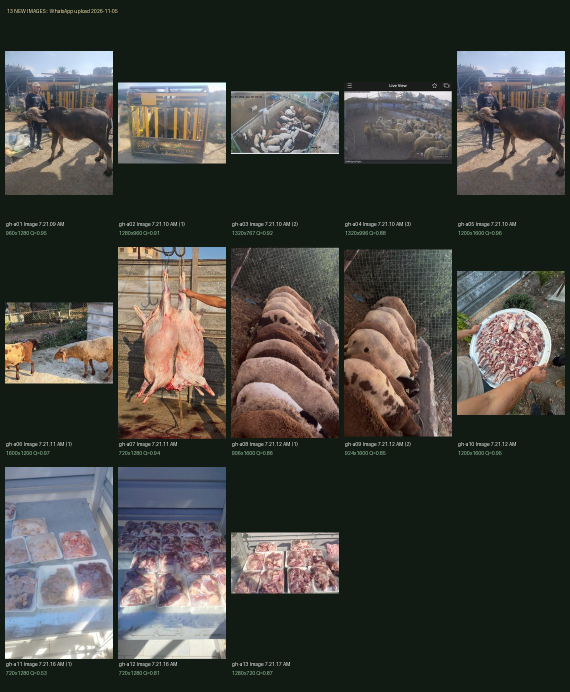
#> input picture التسويق-والإدارة/تسويق/مواد-وهوية/terranex-ops/archive-intake/github-branches/analysis/contact-sheets/ALL-IMAGES-13.jpg, 1140 x 1384 px (shown at 1/2 size)
$ python -i archive_audit.py   (imports and definitions only)
#> lines starting #> are read from the running program, lines starting #| are printed output that depends on the picture
#> further down, picture is the input picture: PIL image 1140x1384 RGB; mean R, G, B 70, 70.3, 64.9
#!/usr/bin/env python3
# -*- coding: utf-8 -*-
"""أداة جرد أرشيف الوسائط الحقيقية — تعمل على ZIP أو على مجلد.

المبادئ:
  • لا تكتب أبدًا على المصدر (ZIP أو ملفات أصلية) — نسخ عمل للقراءة فقط.
  • الملفات التالفة والمكررة تُستبعد من الفهرس المرحلي وتُسجَّل في تقرير.
  • كل ما تُخرجه يذهب إلى مجلد staging منفصل — لا يلمس scene-library الإنتاجية.
  • المقاييس آلية ومعلنة الصيغة؛ التصنيف البشري/البصري يُضاف لاحقًا في حقل منفصل.

الاستخدام:
  python archive_audit.py --zip /path/Archive.zip --out <staging>
  python archive_audit.py --dir /path/media --out <staging> [--glob '*.mp4']
"""
from __future__ import annotations

import argparse
import hashlib
import json
import os
import re
import shutil
import subprocess
import sys
import zipfile
from datetime import datetime, timezone

import numpy as np
from PIL import Image, ImageDraw

sys.path.insert(0, os.path.join(os.path.dirname(os.path.abspath(__file__)), "..", "engine"))
import imageio_ffmpeg  # noqa: E402

# [1 line that did not run here, left out]
VIDEO_EXT = {".mp4", ".mov", ".m4v", ".avi", ".mkv", ".webm", ".3gp"}
IMAGE_EXT = {".jpg", ".jpeg", ".png", ".webp", ".bmp", ".tif", ".tiff", ".heic"}
SCENE_THRESHOLD = 0.30
MIN_SCENE_SEC = 0.80
PREVIEW_W = 360
DHASH_BITS = 64
NEAR_DUP_HAMMING = 6


# [6 lines left out: function sha256_file, not called in this run]


def run(cmd, timeout=600):
    return subprocess.run(cmd, capture_output=True, timeout=timeout)


# ---------------- الاستقبال ----------------
# [88 lines left out: functions safe_extract, enumerate_media, probe, display_geometry, not called in this run]


BENIGN_MUXER = ("non monotonically increasing dts",)


# [70 lines left out: functions decode_check, image_check, detect_cuts, scenes_from_cuts, grab_frame, dhash, not called in this run]


def hamming(a, b):
    return bin(a ^ b).count("1")


def frame_metrics(img):
    a = np.asarray(img.convert("L").resize((480, int(480 * img.height / img.width))), dtype=np.float32)
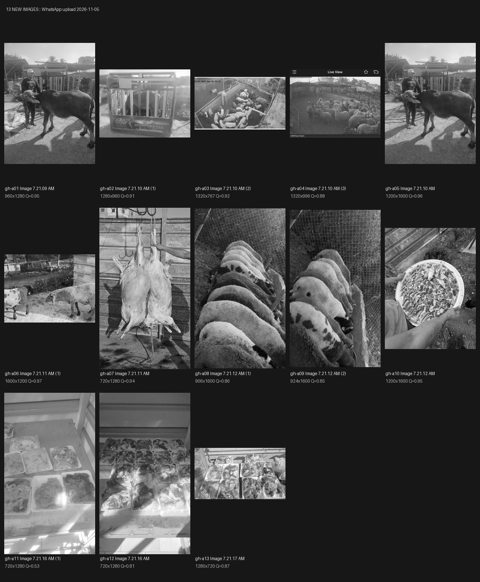
#> a: shape (582, 480) float32; min 2, max 255, mean 69.5
    lap = (-4 * a[1:-1, 1:-1] + a[:-2, 1:-1] + a[2:, 1:-1] + a[1:-1, :-2] + a[1:-1, 2:])
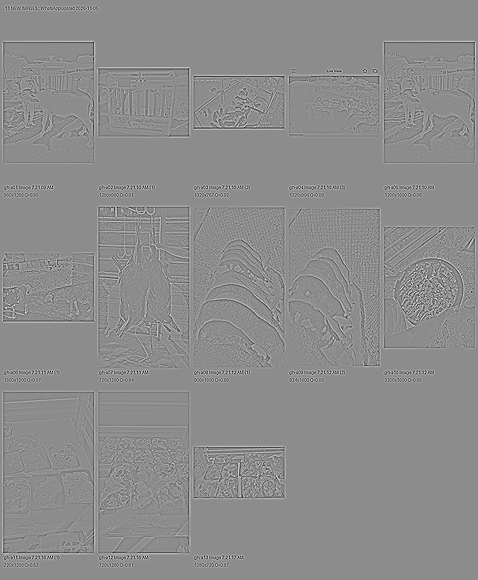
#> lap: shape (580, 478) float32; min -387, max 314, mean 0; drawn with min black and max white
    sharp = float(lap.var())
#> sharp = 1223.3
    rgb = np.asarray(img.resize((160, int(160 * img.height / img.width))), dtype=np.float32)
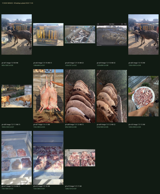
#> rgb: shape (194, 160, 3) float32; mean R, G, B 70, 70.3, 64.9
    colorfulness = float(np.mean(rgb.max(axis=2) - rgb.min(axis=2)))
#> colorfulness = 19.16
    return {
        "sharpness_var": round(sharp, 2),
        "luma_mean": round(float(a.mean()), 2),
        "luma_std": round(float(a.std()), 2),
        "black_clip_share": round(float((a < 8).mean()), 4),
        "white_clip_share": round(float((a > 247).mean()), 4),
        "colorfulness": round(colorfulness, 2),
    }


def crop_retention(w, h, target_ar):
    ar = w / h
    return round(min(ar, target_ar) / max(ar, target_ar), 4)


# [225 lines left out: functions quality_score, motion_estimate, contact_sheet, main, not called in this run]


# [2 lines not run here, left out]

>>> from PIL import Image
>>> picture = Image.open('github-branches/analysis/contact-sheets/ALL-IMAGES-13.jpg')
>>> result = frame_metrics(picture)
#> result = {'sharpness_var': 1223.3, 'luma_mean': 69.52, 'luma_std': 58.71, 'black_clip_share': 0.0002, 'white_clip_share': 0.0014, 'colorfulness': 19.16}

$ run again, on التسويق-والإدارة/تسويق/مواد-وهوية/terranex-ops/archive-intake/github-branches/analysis/previews/AD-2-shot2.jpg
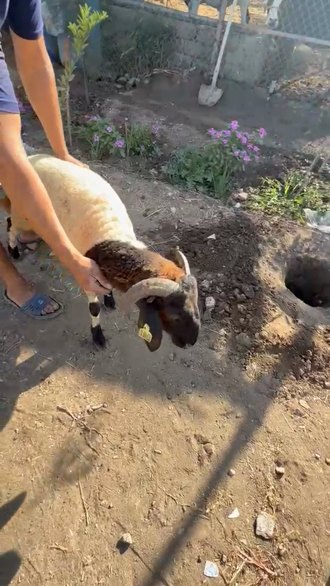
#> input picture التسويق-والإدارة/تسويق/مواد-وهوية/terranex-ops/archive-intake/github-branches/analysis/previews/AD-2-shot2.jpg, 330 x 586 px
#> picture is the input picture: PIL image 330x586 RGB; mean R, G, B 134.2, 119.2, 102.6
#> in frame_metrics, `lap = (-4 * a[1:-1, 1:-1] + a[:-2, 1:-1] + a[2:, 1:-1] + a[1:-1, :-2] ..`:
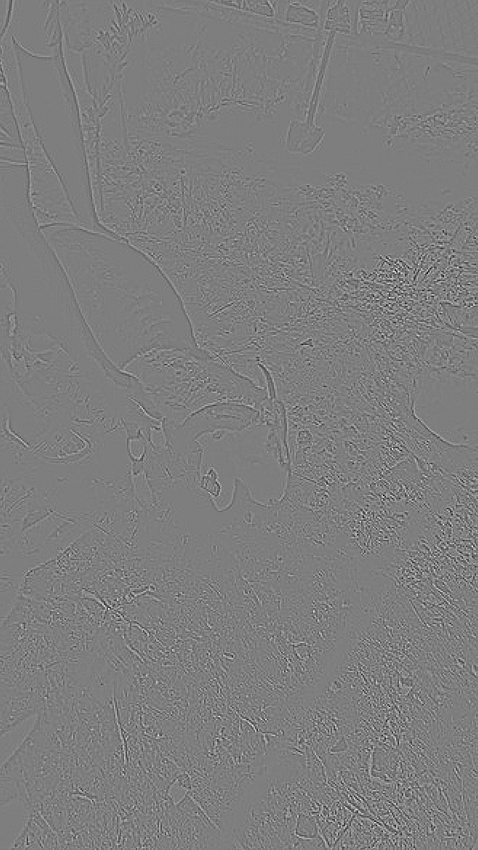
#> lap: shape (850, 478) float32; min -215, max 219, mean 0; drawn with min black and max white
#> sharp = 377.2
#> in frame_metrics, `rgb = np.asarray(img.resize((160, int(160 * img.height / img.width))),..`:
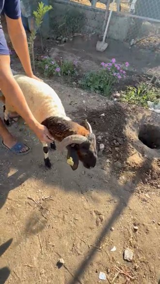
#> rgb: shape (284, 160, 3) float32; mean R, G, B 134.2, 119.2, 102.6
#> colorfulness = 37.05
#> result = {'sharpness_var': 377.2, 'luma_mean': 121.8, 'luma_std': 46.02, 'black_clip_share': 0.0011, 'white_clip_share': 0.0008, 'colorfulness': 37.05}

$ run again, on التسويق-والإدارة/تسويق/مواد-وهوية/terranex-ops/archive-intake/local-real-media/contact-sheets/TOP-20.jpg
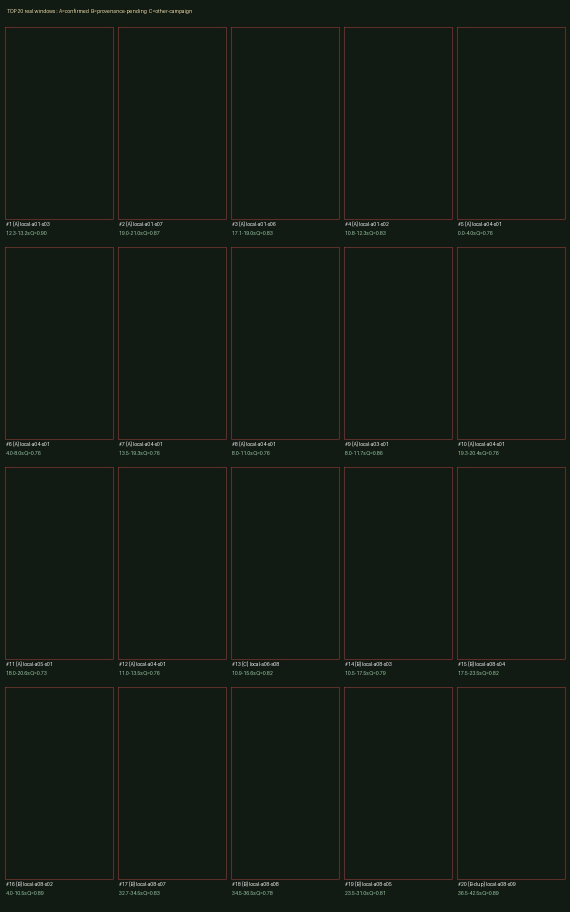
#> input picture التسويق-والإدارة/تسويق/مواد-وهوية/terranex-ops/archive-intake/local-real-media/contact-sheets/TOP-20.jpg, 1140 x 1824 px (shown at 1/2 size)
#> picture is the input picture: PIL image 1140x1824 RGB; mean R, G, B 19.7, 28.1, 20.2
#> in frame_metrics, `a = np.asarray(img.convert("L").resize((480, int(480 * img.height / im..`:
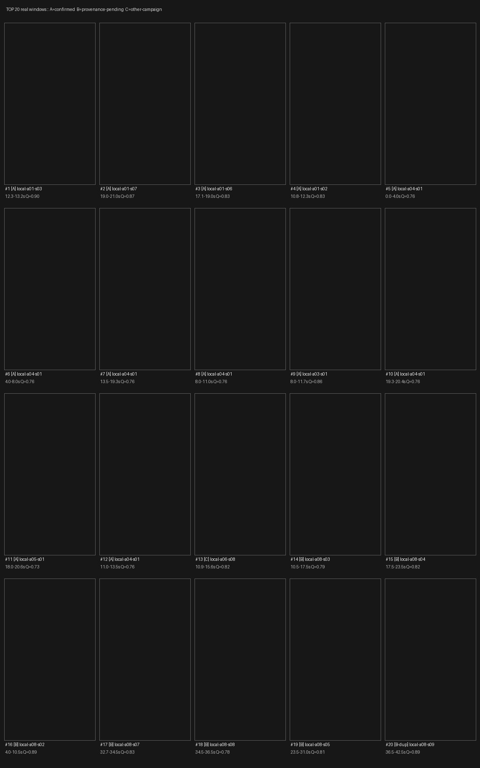
#> a: shape (768, 480) float32; min 10, max 172, mean 24.6
#> in frame_metrics, `lap = (-4 * a[1:-1, 1:-1] + a[:-2, 1:-1] + a[2:, 1:-1] + a[1:-1, :-2] ..`:
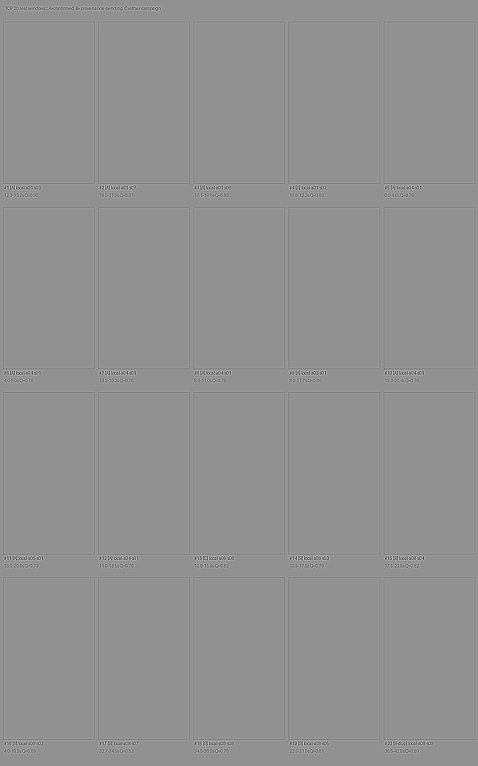
#> lap: shape (766, 478) float32; min -420, max 318, mean 0; drawn with min black and max white
#> sharp = 291.9
#> colorfulness = 10.1
#> result = {'sharpness_var': 291.9, 'luma_mean': 24.59, 'luma_std': 8.21, 'black_clip_share': 0, 'white_clip_share': 0, 'colorfulness': 10.1}
